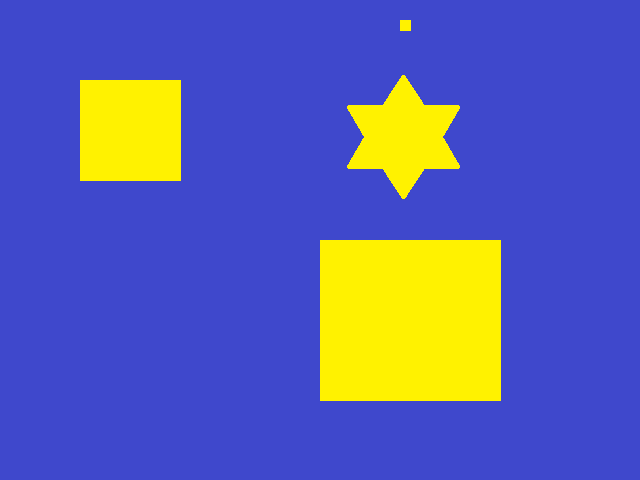
#> input picture codigo_estudiantes/D_Melgar/3_cuadrados 22.bmp, 640 x 480 px, found by its file name
$ python ejercicio_cuadrados.py
#> lines starting #> are read from the running program, lines starting #| are printed output that depends on the picture; after the words box and inside, x2 and y2 are one past the last pixel; in counts of white or black regions, pixels touching at a corner belong together
import cv2
import numpy as np

nombre_archivo = "3_cuadrados 22.bmp"

imagen_original = cv2.imread(nombre_archivo)
#> imagen_original is the input picture: shape (480, 640, 3); mean B, G, R 172.8, 98, 92.4

if imagen_original is None:
    raise FileNotFoundError(f"No se encontró:  {nombre_archivo}")

altura_imagen, ancho_imagen, canales_color = imagen_original.shape
#> altura_imagen = 480; ancho_imagen = 640; canales_color = 3

print(f"INF_IMAGEN: {altura_imagen}x{ancho_imagen} - {canales_color}")
#| INF_IMAGEN: 480x640 - 3

imagen_grises = cv2.cvtColor(imagen_original, cv2.COLOR_BGR2GRAY)
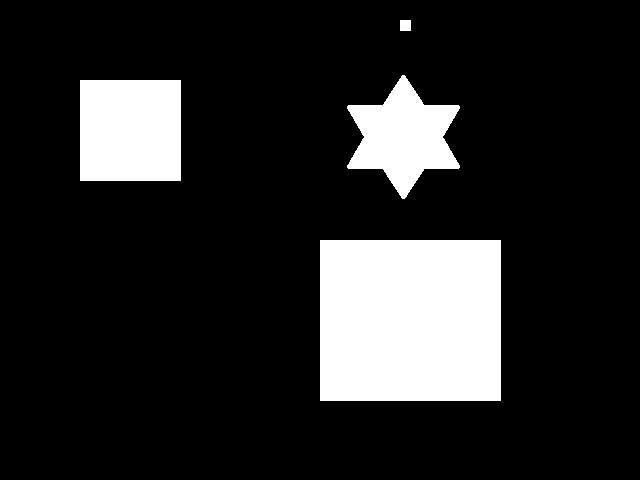
#> imagen_grises: shape (480, 640); values 84 (black) and 218 (white), 15.3% white; 4 white regions, box (x1, y1, x2, y2) and area: (320, 240, 501, 401) 29141, (80, 80, 181, 181) 10201, (347, 75, 460, 199) 7585, (400, 20, 411, 31) 121

_, imagen_binaria = cv2.threshold(
    imagen_grises,
    127,
    255,
    cv2.THRESH_BINARY,
)
#> imagen_binaria: shape (480, 640); 15.3% white; 4 white regions

contornos,_ = cv2.findContours(
    imagen_binaria,
    cv2.RETR_EXTERNAL,
    cv2.CHAIN_APPROX_SIMPLE
)
#> contornos = 4 contours; box (x1, y1, x2, y2) and area: (320, 240, 501, 401) 28800, (80, 80, 181, 181) 10000, (347, 75, 460, 199) 7391, (400, 20, 411, 31) 100


for index,contorno in enumerate(contornos):
    area = cv2.contourArea(contorno)
    if area < 10000:
        continue
    x_pi, y_pi, ancho_caja, alto_caja = cv2.boundingRect(contorno)


    cv2.rectangle(
        imagen_original,
        (x_pi-10, y_pi-10),
        (x_pi + ancho_caja +10, y_pi + alto_caja+10),
        (127,255,22),
        2
    )

    print(f"\nContorno #{index}")
    print(f"AREA: {area} px")
    for punto in contorno:
        print(f"{punto}")

    cv2.drawContours(
        imagen_original,
        contornos,
        index,
        (0,255,0),
        1
    )

    etiqueta_y = y_pi -40

    if etiqueta_y <= 0:
        etiqueta_y = y_pi + alto_caja + 45

    cv2.putText (
        imagen_original,
        "No. Objeto: #" + str(index) +
        f"\nArea: " + str(area),
        (x_pi, max(etiqueta_y -10, -10)),
        cv2.FONT_HERSHEY_COMPLEX,
        0.6,
        (255,255,0),
        2
    )
#> this loop made 4 passes
#> (contorno, area, x_pi, y_pi, ancho_caja, alto_caja) on passes 1 to 2: ([[320, 240], [320, 400], [500, 400], [500, 240]], 28800, 320, 240, 181, 161), ([[80, 80], [80, 180], [180, 180], [180, 80]], 10000, 80, 80, 101, 101)
#> area on pass 3: 7391
#| Contorno #0
#| AREA: 28800.0 px
#| [[320 240]]
#| [[320 400]]
#| [[500 400]]
#| [[500 240]]
#| Contorno #1
#| AREA: 10000.0 px
#| [[80 80]]
#| [[ 80 180]]
#> (further printed lines are left out)
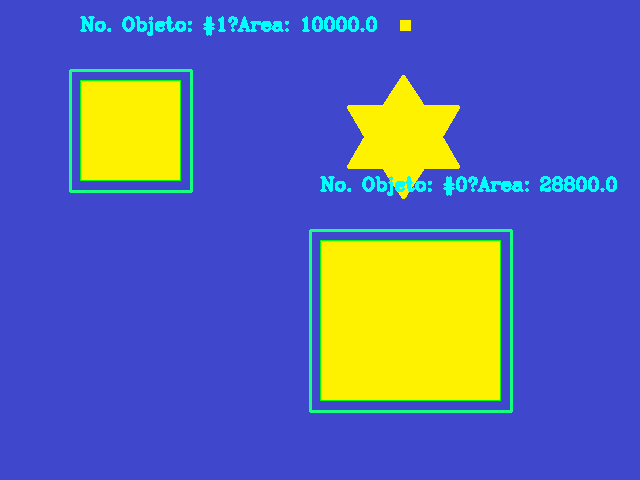
#> imagen_original: shape (480, 640, 3); 3.03% of pixels changed, all inside (x1, y1, x2, y2) = (69, 16, 617, 413)


cv2.imshow("Imagen_binaria", imagen_binaria)
cv2.imshow("Imagen_Original", imagen_original)

cv2.waitKey(0)
cv2.destroyAllWindows()
